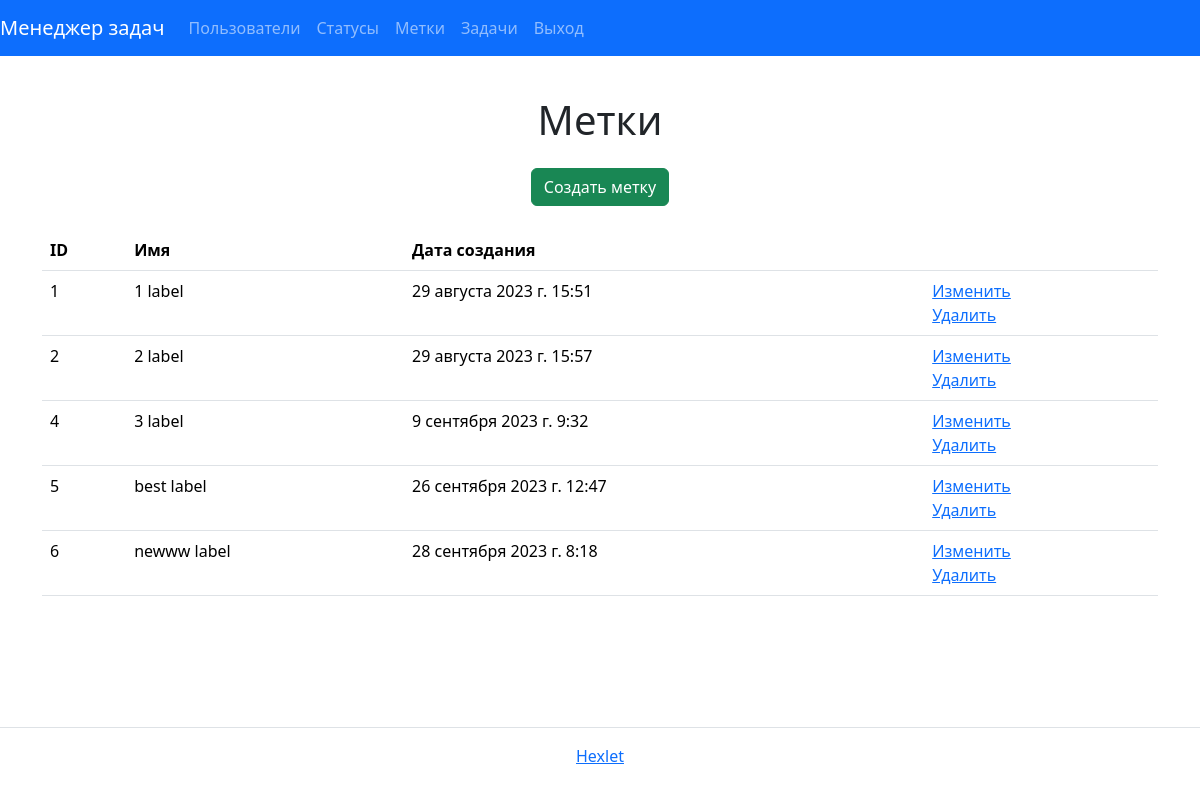
The app's page /labels/ (signed in), older data.
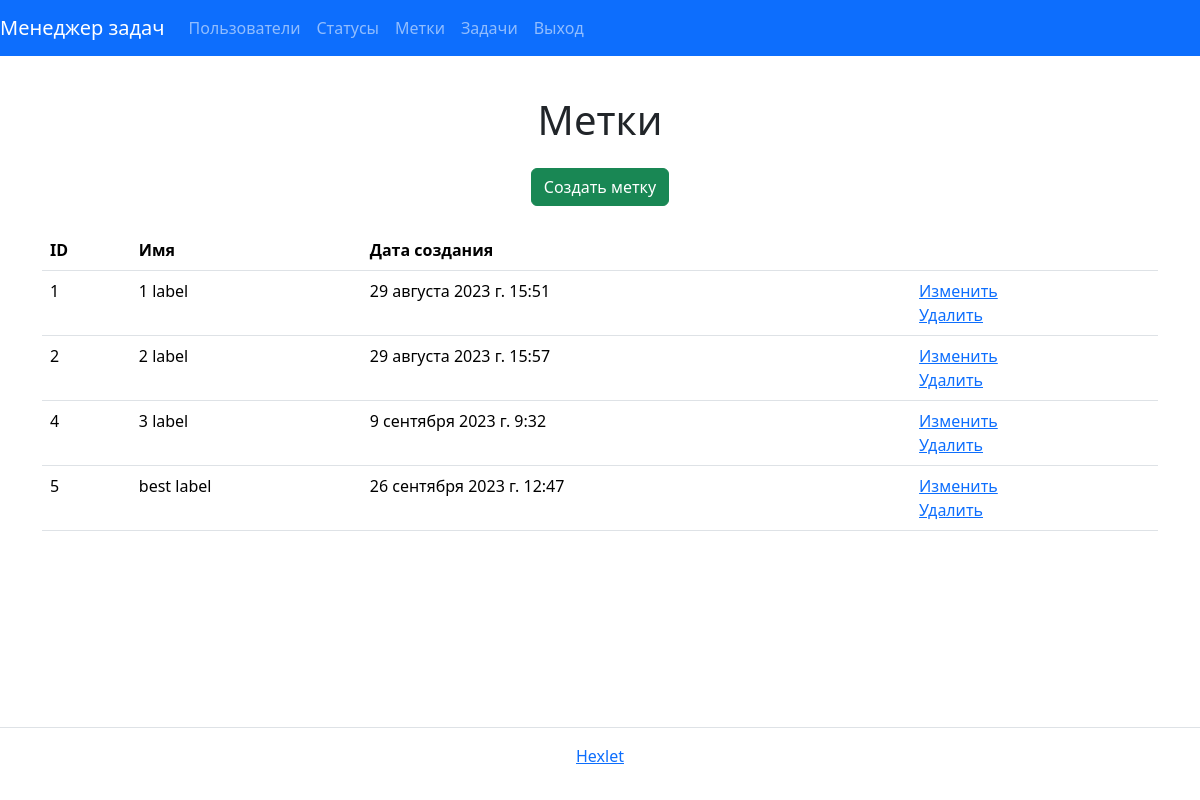
The same page, newer data.
### task_manager/labels/models.py (models this page shows, shortened)
class Label(models.Model):
    name = models.CharField(
        _('Name'),
        max_length=30,
        blank=False,
        null=False,
        unique=True
    )
    created_at = models.DateTimeField(_("created_at"), default=timezone.now)
    class Meta:
        verbose_name = _('Label')
        verbose_name_plural = _('Labels')

### task_manager/labels/views.py (the view)
# urls.py: path('', LabelList.as_view(), name='label_index'),
class LabelList(UserLoginMixin, ListView):
    model = Label
    template_name = 'labels/index.html'
    context_object_name = 'labels'

### task_manager/templates/labels/index.html
{% extends "base.html" %}
{% load i18n %}
{% block content %}
<div class="container">
  <h1 class="my-4 text-center">{% trans "Labels" %}</h1>
  <div class="d-flex justify-content-center mt-3 mb-0">
    <a class="btn btn-success btn-md" href="{% url 'label_create' %}">{% trans "Create label" %}</a>
  </div>
  <table class="table table-lg-responsive table-hover mt-4">
    <thead class="thead-light">
        <tr>
            <th>{% trans "ID" %}</th>
            <th>{% trans "Name" %}</th>
            <th>{% trans "Creation date" %}</th>
            <th></th>
        </tr>
    </thead>
        {% if labels %}
        <tbody>
            {% for label in labels %}
            <tr>
                <td>{{ label.id }}</td>
                <td>{{ label.name }}</td>
                <td>{{ label.created_at }}</td>
                <td>
                    <a href="{% url 'label_update' label.id %}">{% trans "Modify" %}</a>
                    <br>
                    <a href="{% url 'label_delete' label.id %}">{% trans "Delete" %}</a>
                </td>
            </tr>
            {% endfor %}
        {% endif %}
        </tbody>
  </table>
</div>
{% endblock %}

Row changes from the older to the newer data that the page shows:
removed Label: id "6", name "newww label", created_at "28 сентября 2023 г. 8:18"
